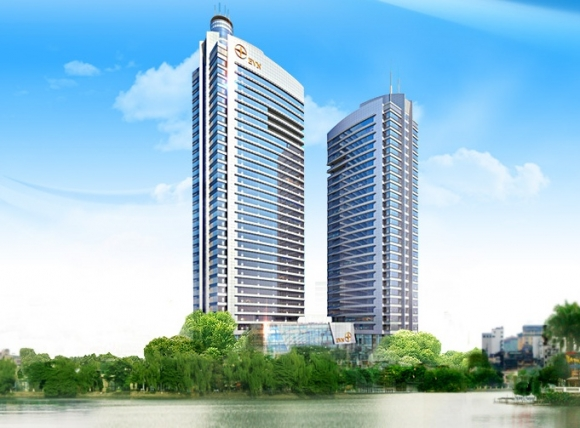
#> input picture ThiGiacMayTinh4/anh.jpg, 580 x 428 px
$ python XoayAnh.py
#> lines starting #> are read from the running program, lines starting #| are printed output that depends on the picture
from PIL import Image
import os
img1=Image.open('anh.jpg')
#> img1 is the input picture: PIL image 580x428 RGB; mean R, G, B 151.7, 188.5, 203
img1.rotate(60).show()
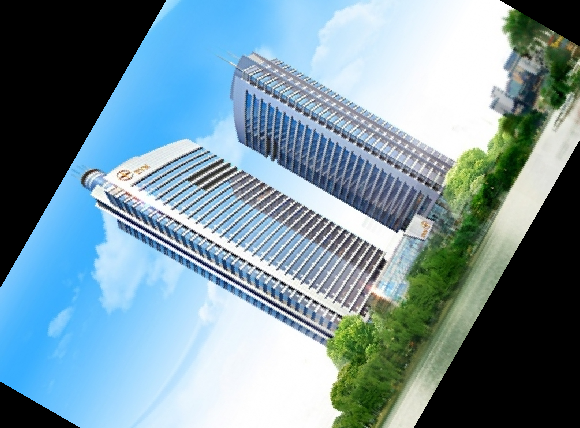
#> shown: PIL image 580x428 RGB; mean R, G, B 118.8, 146.5, 157.6
